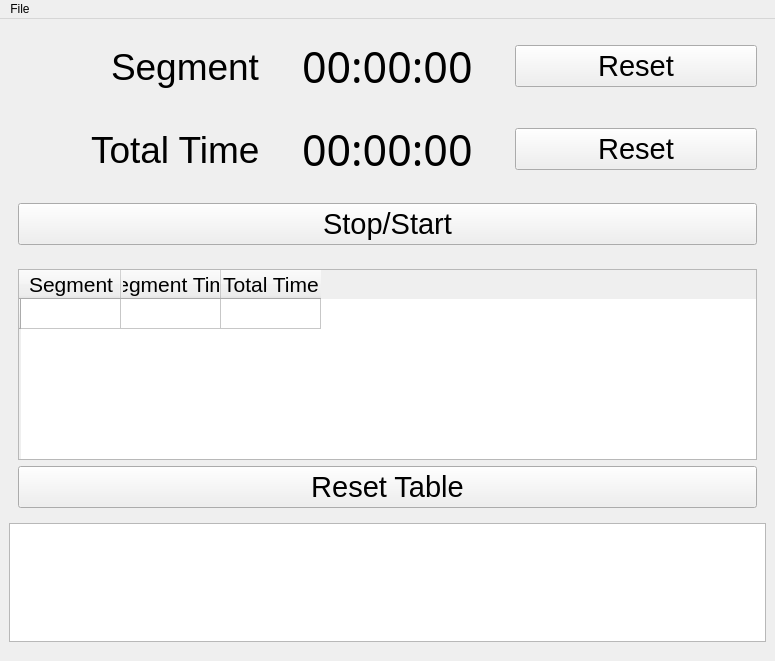
<?xml version="1.0" encoding="UTF-8"?>
<ui version="4.0">
 <class>MainWindow</class>
 <widget class="QMainWindow" name="MainWindow">
  <property name="geometry">
   <rect>
    <x>0</x>
    <y>0</y>
    <width>775</width>
    <height>661</height>
   </rect>
  </property>
  <property name="windowTitle">
   <string>Segment Timer</string>
  </property>
  <property name="styleSheet">
   <string notr="true"/>
  </property>
  <widget class="QWidget" name="centralwidget">
   <property name="styleSheet">
    <string notr="true"/>
   </property>
   <layout class="QVBoxLayout" name="verticalLayout">
    <item>
     <widget class="QFrame" name="frame_1">
      <property name="styleSheet">
       <string notr="true"/>
      </property>
      <layout class="QHBoxLayout" name="horizontalLayout_1">
       <item alignment="Qt::AlignRight">
        <widget class="QLabel" name="segment_label">
         <property name="font">
          <font>
           <pointsize>28</pointsize>
          </font>
         </property>
         <property name="text">
          <string>Segment</string>
         </property>
        </widget>
       </item>
       <item alignment="Qt::AlignHCenter">
        <widget class="QLabel" name="segment_timer">
         <property name="font">
          <font>
           <family>Digital-7</family>
           <pointsize>32</pointsize>
          </font>
         </property>
         <property name="text">
          <string>00:00:00</string>
         </property>
        </widget>
       </item>
       <item>
        <widget class="QPushButton" name="segment_reset_btn">
         <property name="font">
          <font>
           <pointsize>22</pointsize>
          </font>
         </property>
         <property name="text">
          <string>Reset</string>
         </property>
         <property name="iconSize">
          <size>
           <width>24</width>
           <height>24</height>
          </size>
         </property>
        </widget>
       </item>
      </layout>
     </widget>
    </item>
    <item>
     <widget class="QFrame" name="frame_2">
      <layout class="QHBoxLayout" name="horizontalLayout_2">
       <item alignment="Qt::AlignRight">
        <widget class="QLabel" name="total_time_Label">
         <property name="font">
          <font>
           <pointsize>28</pointsize>
          </font>
         </property>
         <property name="text">
          <string>Total Time</string>
         </property>
        </widget>
       </item>
       <item alignment="Qt::AlignHCenter">
        <widget class="QLabel" name="total_timer">
         <property name="font">
          <font>
           <family>Digital-7</family>
           <pointsize>32</pointsize>
          </font>
         </property>
         <property name="text">
          <string>00:00:00</string>
         </property>
        </widget>
       </item>
       <item>
        <widget class="QPushButton" name="all_reset_btn">
         <property name="font">
          <font>
           <pointsize>22</pointsize>
          </font>
         </property>
         <property name="text">
          <string>Reset</string>
         </property>
         <property name="iconSize">
          <size>
           <width>24</width>
           <height>24</height>
          </size>
         </property>
        </widget>
       </item>
      </layout>
     </widget>
    </item>
    <item>
     <widget class="QFrame" name="frame_3">
      <layout class="QHBoxLayout" name="horizontalLayout_3">
       <item>
        <widget class="QPushButton" name="stop_start_btn">
         <property name="font">
          <font>
           <pointsize>22</pointsize>
          </font>
         </property>
         <property name="text">
          <string>Stop/Start</string>
         </property>
         <property name="iconSize">
          <size>
           <width>24</width>
           <height>24</height>
          </size>
         </property>
        </widget>
       </item>
      </layout>
     </widget>
    </item>
    <item>
     <widget class="QFrame" name="frame_4">
      <layout class="QVBoxLayout" name="verticalLayout_2">
       <item>
        <widget class="QTableWidget" name="user_input">
         <property name="font">
          <font>
           <pointsize>16</pointsize>
          </font>
         </property>
         <row>
          <property name="text">
           <string/>
          </property>
         </row>
         <column>
          <property name="text">
           <string>Segment</string>
          </property>
         </column>
         <column>
          <property name="text">
           <string>Segment Time</string>
          </property>
         </column>
         <column>
          <property name="text">
           <string>Total Time</string>
          </property>
         </column>
        </widget>
       </item>
       <item>
        <widget class="QPushButton" name="table_reset_btn">
         <property name="font">
          <font>
           <pointsize>22</pointsize>
          </font>
         </property>
         <property name="text">
          <string>Reset Table</string>
         </property>
         <property name="iconSize">
          <size>
           <width>40</width>
           <height>40</height>
          </size>
         </property>
        </widget>
       </item>
      </layout>
     </widget>
    </item>
    <item>
     <widget class="QGraphicsView" name="graphicsView">
      <property name="sizePolicy">
       <sizepolicy hsizetype="Expanding" vsizetype="Expanding">
        <horstretch>0</horstretch>
        <verstretch>0</verstretch>
       </sizepolicy>
      </property>
      <property name="maximumSize">
       <size>
        <width>800</width>
        <height>120</height>
       </size>
      </property>
      <property name="styleSheet">
       <string notr="true"/>
      </property>
     </widget>
    </item>
    <item>
     <spacer name="verticalSpacer">
      <property name="orientation">
       <enum>Qt::Vertical</enum>
      </property>
      <property name="sizeType">
       <enum>QSizePolicy::Fixed</enum>
      </property>
      <property name="sizeHint" stdset="0">
       <size>
        <width>10</width>
        <height>10</height>
       </size>
      </property>
     </spacer>
    </item>
   </layout>
  </widget>
  <widget class="QMenuBar" name="menuBar">
   <property name="geometry">
    <rect>
     <x>0</x>
     <y>0</y>
     <width>775</width>
     <height>22</height>
    </rect>
   </property>
   <widget class="QMenu" name="menuFile">
    <property name="title">
     <string>File</string>
    </property>
   </widget>
   <addaction name="menuFile"/>
  </widget>
 </widget>
 <resources/>
 <connections/>
</ui>
